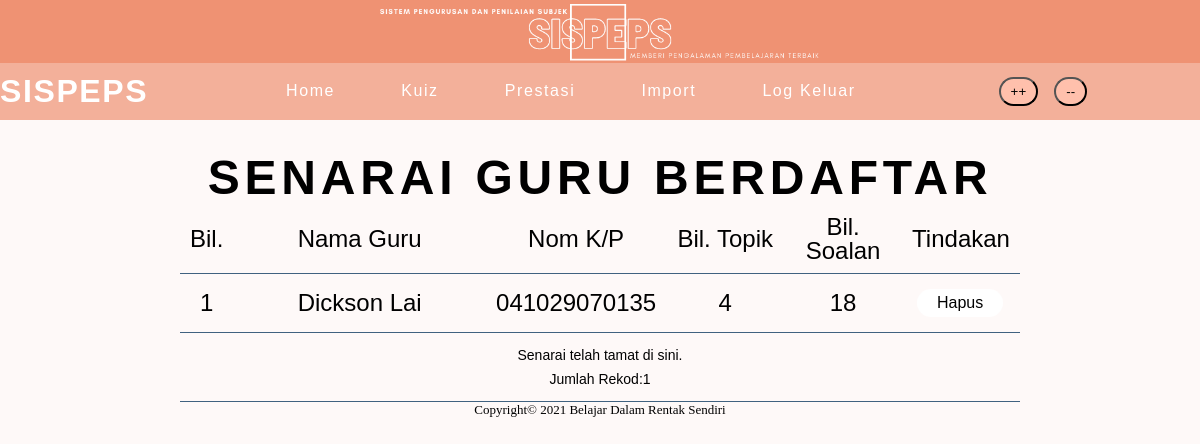
The page /guru_senarai.php (signed in) on the database its author committed.
### tables this page shows
CREATE TABLE `pengguna` (
  `idpengguna` varchar(12) NOT NULL,
  `password` varchar(10) NOT NULL,
  `nama` varchar(50) NOT NULL,
  `jantina` varchar(10) NOT NULL,
  `aras` varchar(11) NOT NULL
);

### src/guru_senarai.php (the view, shortened to what this page needs)
<?php
include 'header.php';
?>
<html>
    <head><?php include 'menu.php'; ?></head>
    <body>
        <h2 class="title" style="text-align: center;">SENARAI GURU BERDAFTAR</h2>
        <main>
            <table class="table">
                    <tr>
                        <td width="2%">Bil.</td>
                        <td width="30%">Nama Guru</td>
                        <td width="5%">Nom K/P</td>
                        <td width="14%">Bil. Topik</td>
                        <td width="14%">Bil. Soalan</td>
                        <td width="5%">Tindakan</td>
                    </tr>
                    <?php
                    $no=1;
                    $data1=mysqli_query($hubung,"SELECT * FROM pengguna WHERE aras='GURU' ORDER BY nama ASC");
                    while($info1=mysqli_fetch_array($data1)):
						$topik=mysqli_query($hubung,"SELECT idtopik,COUNT(idtopik) as 'biltopik' FROM topik WHERE idpengguna='$info1[idpengguna]'");
						$infotopik=mysqli_fetch_array($topik);
                        $topik1=mysqli_query($hubung,"SELECT idtopik FROM topik WHERE idpengguna='$info1[idpengguna]'");
                        $jumlahsoalan=0;
                        while($kiraBilSoalan=mysqli_fetch_array($topik1)){
						    $soalan=mysqli_query($hubung,"SELECT idsoalan,COUNT(idsoalan) as 'bilsoalan' FROM soalan WHERE idtopik='$kiraBilSoalan[idtopik]'");
						    $infosoalan=mysqli_fetch_array($soalan);
                            $jumlahsoalan=$jumlahsoalan+$infosoalan['bilsoalan'];
                        }
                    ?>
                    <tr>
                        <td><?= $no; ?></td>
                        <td><?= $info1['nama']; ?></td>
                        <td><?= $info1['idpengguna']; ?></td>
                        <td><?= $infotopik['biltopik']; ?></td>
                        <td><?= $jumlahsoalan; ?></td>
                        <td class="action" align="center">
                            <a href="hapus_guru.php?idpengguna=<?=$info1['idpengguna']; ?>" onclick="return confirm('Awas! Guru tersebut akan dihapuskan. Anda Pasti?')">
                                <button class="btn sub">Hapus</button>
                            </a>
                        </td>
                    </tr>
                    <?php $no++; endwhile; ?>
                    <tr>
                        <td colspan=6>
                        <p style="font-size:14px;">Senarai telah tamat di sini. <br>
                            Jumlah Rekod:<?= $no-1; ?>
                        </p>
                        </td>
                    </tr>
            </table>
        </main>
        <?php include 'footer.php'; ?>
    </body>
</html>

### src/style2.css (style rules this page uses)
* { padding: 0; margin: 0; }
body { background-color: #fef9f8; }
.title { font-size:48px; font-family: 'HelveticaNeue Light', Arial, sans-serif; font-weight: 700; letter-spacing: 0.1em; color: black; margin: 30px 0px 0px 0px; }
.btn { display: block; padding: 10px 45px; background-color: #ef9273; box-sizing: border-box; border-radius: 6px; color: black; text-decoration: none; font-size: 25px; float: right; margin: 0px 10px 0px 10px; transition: background-color .5s, border .5s; font-family: 'HelveticaNeue Light', Arial, sans-serif; }
.action .btn.sub { display: block; padding: 5px 20px; background-color: white; box-sizing: border-box; border-radius: 60px; color: black; text-decoration: none; font-size: 16px; float: left; margin: 5px; border: 0px; }
.table { margin: auto; width: 70%; padding:40px; color:black; line-height: 1.5em; text-align: center; border-collapse: collapse; font-family: Helvetica, Arial, sans-serif; }
.table tr td { padding: 10px; font-size: 24px; border-bottom: #406280 1.5px solid; }

### rows shown on the page
pengguna: nama "Dickson Lai", idpengguna "041029070135", biltopik "4", jumlahsoalan "18"

### other values the page prints
$no-1 "1"
$footer "Belajar Dalam Rentak Sendiri"
